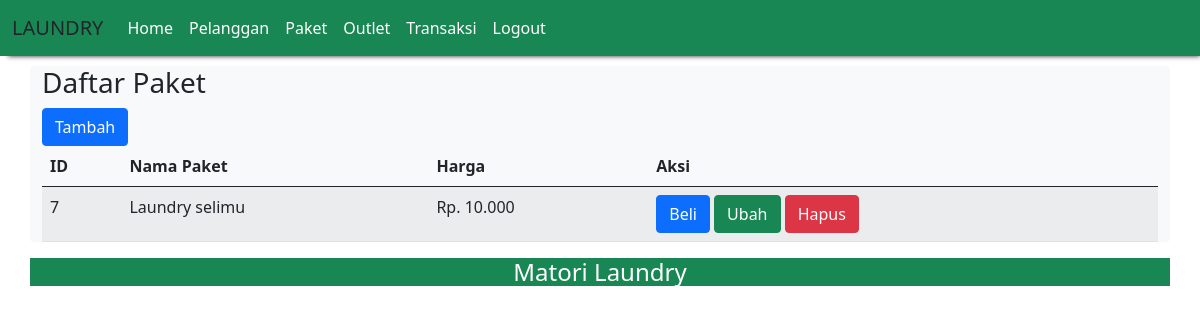
The app's page /home-index/paket.php (signed in) with its own data.
### tables this page shows
CREATE TABLE `paket` (
  `id_paket` int(11) NOT NULL,
  `id_outlet` int(11) NOT NULL,
  `nama_paket` varchar(100) NOT NULL,
  `harga` varchar(255) NOT NULL
);

### home-index/paket.php (the view, shortened to what this page needs)
<?php
include "header.php";
if($_SESSION['role']!='owner'){
?>
<h3>Daftar Paket</h3>
<?php
if($_SESSION['role']=='admin'){
   ?>
<a href="../dashboard/tambah_paket.php" class="btn btn-primary">Tambah</a>
<?php
   }
   ?>
<table class="table table-hover table-striped">
<thead>
<tr>
<th>ID</th><th>Nama Paket</th><th>Harga</th>
<th>Aksi</th>
</tr>
</thead>
<tbody>
<?php
include "../db/koneksi.php";
$qry_buku=mysqli_query($conn,"select * from paket");
while($data_buku=mysqli_fetch_array($qry_buku)){
$no++;?>
<tr>
<td><?=$data_buku['id_paket']?></td>
<td><?=$data_buku['nama_paket']?></td>
<td>Rp. <?=$data_buku['harga']?></td>
<td>
<a href="beli_paket.php?id_paket=<?=$data_buku['id_paket']?>" class="btn btn-primary">Beli</a>
<?php
if($_SESSION['role']=='admin'){
   ?>
<a href="../dashboard/ubah_paket.php?id_paket=<?=$data_buku['id_paket']?>" class="btn btn-success">Ubah</a>
<a href="../controller/hapus-paket.php?id_paket=<?=$data_buku['id_paket']?>" onclick="return confirm('Apakah anda yakin menghapus data ini?')" class="btn btn-danger">Hapus</a></td>
<?php
   }
   ?>
</tr>
<?php
}}
else{
   echo "Anda bukan admin";
};
?>
</tbody>
</table>
<?php include "footer.php"?>

### records on screen
paket: id_paket "7", nama_paket "Laundry selimu", harga "10.000"
